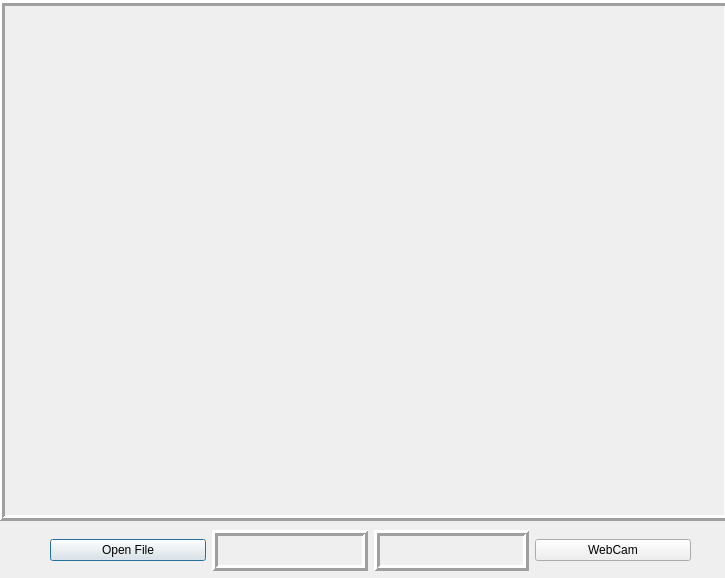
<?xml version="1.0" encoding="UTF-8"?>
<ui version="4.0">
 <class>Dialog</class>
 <widget class="QDialog" name="Dialog">
  <property name="geometry">
   <rect>
    <x>0</x>
    <y>0</y>
    <width>725</width>
    <height>578</height>
   </rect>
  </property>
  <property name="windowTitle">
   <string>Action Recognition</string>
  </property>
  <widget class="QLabel" name="VideoLabel">
   <property name="geometry">
    <rect>
     <x>-1</x>
     <y>0</y>
     <width>731</width>
     <height>521</height>
    </rect>
   </property>
   <property name="frameShape">
    <enum>QFrame::Box</enum>
   </property>
   <property name="frameShadow">
    <enum>QFrame::Raised</enum>
   </property>
   <property name="lineWidth">
    <number>3</number>
   </property>
   <property name="text">
    <string/>
   </property>
  </widget>
  <widget class="QWidget" name="horizontalLayoutWidget">
   <property name="geometry">
    <rect>
     <x>50</x>
     <y>530</y>
     <width>641</width>
     <height>41</height>
    </rect>
   </property>
   <layout class="QHBoxLayout" name="horizontalLayout">
    <item>
     <widget class="QPushButton" name="VideoButton">
      <property name="text">
       <string>Open File</string>
      </property>
      <property name="autoRepeat">
       <bool>false</bool>
      </property>
      <property name="autoExclusive">
       <bool>false</bool>
      </property>
      <property name="default">
       <bool>false</bool>
      </property>
      <property name="flat">
       <bool>false</bool>
      </property>
     </widget>
    </item>
    <item>
     <widget class="QLabel" name="Date_Label">
      <property name="toolTip">
       <string>&lt;html&gt;&lt;head/&gt;&lt;body&gt;&lt;p align=&quot;center&quot;&gt;&lt;span style=&quot; font-weight:600; color:#ffffff;&quot;&gt;&lt;br/&gt;&lt;/span&gt;&lt;/p&gt;&lt;/body&gt;&lt;/html&gt;</string>
      </property>
      <property name="styleSheet">
       <string notr="true">color: rgb(255, 255, 255);
font: 75 11pt &quot;Ubuntu Condensed&quot;;</string>
      </property>
      <property name="frameShape">
       <enum>QFrame::Box</enum>
      </property>
      <property name="frameShadow">
       <enum>QFrame::Raised</enum>
      </property>
      <property name="lineWidth">
       <number>3</number>
      </property>
      <property name="text">
       <string/>
      </property>
     </widget>
    </item>
    <item>
     <widget class="QLabel" name="Time_Label">
      <property name="toolTip">
       <string>&lt;html&gt;&lt;head/&gt;&lt;body&gt;&lt;p align=&quot;center&quot;&gt;&lt;span style=&quot; color:#ffffff;&quot;&gt;&lt;br/&gt;&lt;/span&gt;&lt;/p&gt;&lt;/body&gt;&lt;/html&gt;</string>
      </property>
      <property name="styleSheet">
       <string notr="true">color: rgb(255, 255, 255);
font: 75 11pt &quot;Ubuntu Condensed&quot;;</string>
      </property>
      <property name="frameShape">
       <enum>QFrame::Box</enum>
      </property>
      <property name="frameShadow">
       <enum>QFrame::Raised</enum>
      </property>
      <property name="lineWidth">
       <number>3</number>
      </property>
      <property name="text">
       <string/>
      </property>
     </widget>
    </item>
    <item>
     <widget class="QPushButton" name="WebcamButton">
      <property name="text">
       <string>WebCam</string>
      </property>
      <property name="autoRepeat">
       <bool>false</bool>
      </property>
      <property name="autoExclusive">
       <bool>false</bool>
      </property>
      <property name="default">
       <bool>false</bool>
      </property>
      <property name="flat">
       <bool>false</bool>
      </property>
     </widget>
    </item>
   </layout>
  </widget>
 </widget>
 <resources/>
 <connections/>
</ui>
